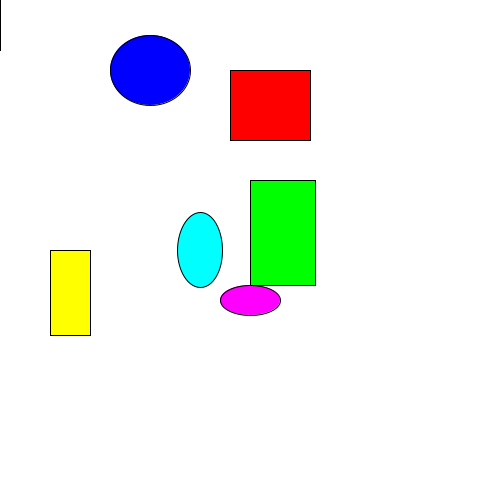
Frame 1 (no input)
Frame 60 (the mouse pressed at the canvas centre just before this capture): identical to frame 1, image omitted
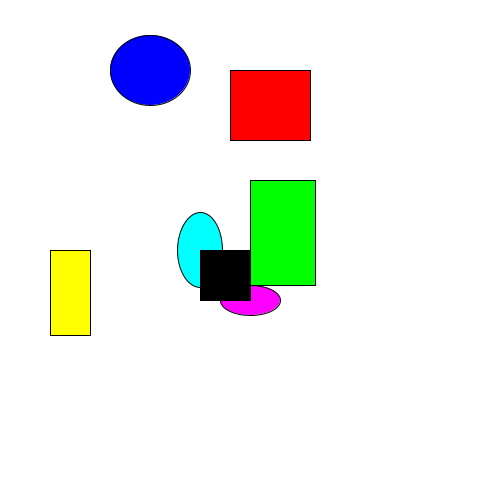
Frame 120 (the mouse held since frame 60 and released just before this capture)

The Processing sketch that drew these frames (run headless with seeded random() and noise(); from frame 60 on, the mouse is pressed at the canvas centre):

// Processing sketch: week_1_quiz
// ── week_1_quiz.pde
//Beware of adding, removing or moving any instructions
//Questions may relate to line numbers of the ORIGINAL program

int a;
int b;
int c;
int d;

void setup() {
    size(500, 500);   
    a = 300;
    b = 40;
    c = 60;
    d = 85;
}

void draw() {
    background(255);
    stroke(0);
    fill(0, 0, 255);
    ellipse(150, 70, 80, 70);  //DARK BLUE ellipse LINE 21
    fill(0, 255, 255);
    ellipse(200, 250, 45, 75);  //CYAN ellipse LINE 23
    fill(255, 0, 255);
    ellipse(250, a, c, 30);    //MAGENTA ellipse LINE 25
    fill(255, 0, 0);
    rect(230, 70, 80, 70);    //RED rectangle LINE 27
    fill(255, 255, 0);
    rect(50, 250, b, 85);    //YELLOW rectangle LINE 29
    fill(0, 255, 0);
    rect(250, 180, 65, 105);    //GREEN rectangle LINE 31
    fill(0, 0, 0);
    rect(mouseX + 10-10-50, mouseY - 20+20, 50, 50);    //BLACK rectangle LINE 33
}  
